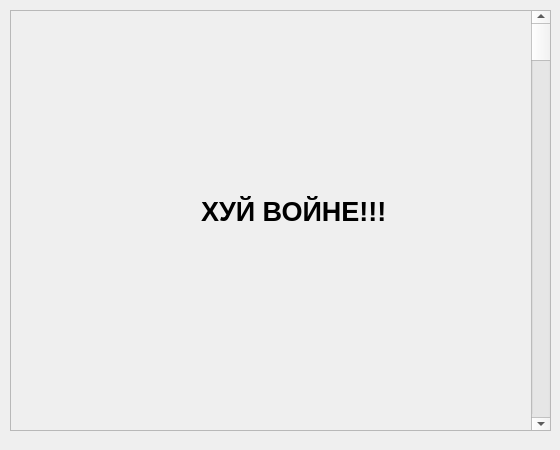
<?xml version="1.0" encoding="UTF-8"?>
<ui version="4.0">
 <class>GrapfDialog</class>
 <widget class="QDialog" name="GrapfDialog">
  <property name="geometry">
   <rect>
    <x>0</x>
    <y>0</y>
    <width>560</width>
    <height>450</height>
   </rect>
  </property>
  <property name="windowTitle">
   <string>Payment's Graphic</string>
  </property>
  <widget class="QScrollArea" name="scrollArea">
   <property name="geometry">
    <rect>
     <x>10</x>
     <y>10</y>
     <width>541</width>
     <height>421</height>
    </rect>
   </property>
   <property name="widgetResizable">
    <bool>true</bool>
   </property>
   <widget class="QWidget" name="scrollAreaWidgetContents">
    <property name="geometry">
     <rect>
      <x>0</x>
      <y>0</y>
      <width>539</width>
      <height>419</height>
     </rect>
    </property>
    <widget class="QScrollBar" name="verticalScrollBar">
     <property name="geometry">
      <rect>
       <x>520</x>
       <y>-1</y>
       <width>20</width>
       <height>421</height>
      </rect>
     </property>
     <property name="orientation">
      <enum>Qt::Vertical</enum>
     </property>
    </widget>
    <widget class="QLabel" name="label">
     <property name="geometry">
      <rect>
       <x>190</x>
       <y>170</y>
       <width>221</width>
       <height>61</height>
      </rect>
     </property>
     <property name="font">
      <font>
       <pointsize>20</pointsize>
       <bold>true</bold>
      </font>
     </property>
     <property name="text">
      <string>ХУЙ ВОЙНЕ!!!</string>
     </property>
    </widget>
   </widget>
  </widget>
 </widget>
 <resources/>
 <connections/>
</ui>
